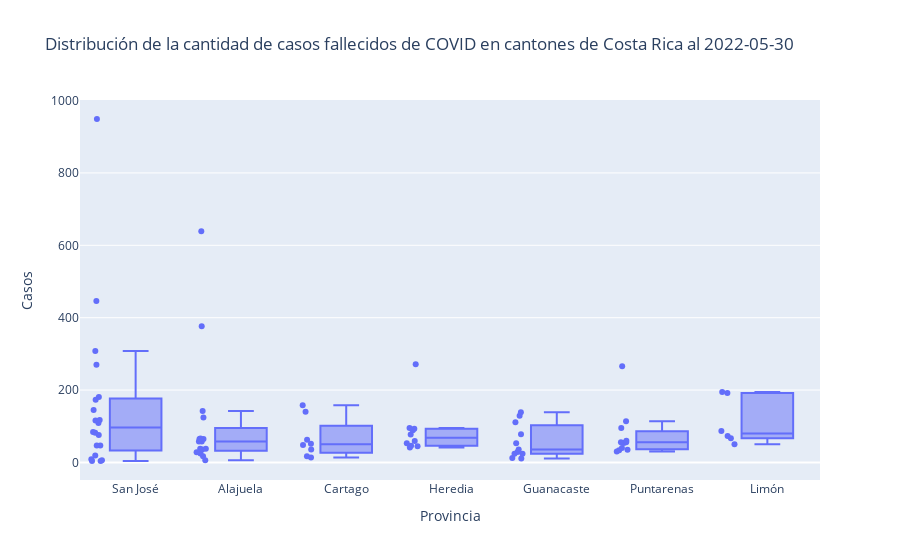

Source (notebook cell):
### Code cell
# Gráfico de caja de casos fallecidos en cantones, agrupados por provincia
# y con despliegue de puntos de datos de cantones
px.box(covid_cantonal_fallecidos,
       y="fallecidos",
       x="provincia",
       hover_data=["canton"], # campo que se despliega con el ratón
       points="all", # puntos de datos: 'outliers', 'suspectedoutliers', 'all'
       title="Distribución de la cantidad de casos fallecidos de COVID en cantones de Costa Rica al 2022-05-30",
       labels={"fallecidos":"Casos", "provincia": "Provincia", "canton":"Cantón"})

### Figure 1 — Plotly figure (JSON) as saved in the notebook; plotly's stock layout.template omitted (floating-point values rounded to 4 significant figures)
{"data": [{"alignmentgroup": "True", "boxpoints": "all", "customdata": [["Acosta"], ["Alajuelita"], ["Aserrí"], ["Curridabat"], ["Desamparados"], ["Dota"], ["Escazú"], ["Goicoechea"], ["León Cortés Castro"], ["Montes de Oca"], ["Mora"], ["Moravia"], ["Pérez Zeledón"], ["Puriscal"], ["San José"], ["Santa Ana"], ["Tarrazú"], ["Tibás"], ["Turrubares"], ["Vázquez de Coronado"], ["Alajuela"], ["Atenas"], ["Grecia"], ["Guatuso"], ["Los Chiles"], ["Naranjo"], ["Orotina"], ["Palmares"], ["Poás"], ["Río Cuarto"], ["San Carlos"], ["San Mateo"], ["San Ramón"], ["Sarchí"], ["Upala"], ["Zarcero"], ["Alvarado"], ["Cartago"], ["El Guarco"], ["Jiménez"], ["La Unión"], ["Oreamuno"], ["Paraíso"], ["Turrialba"], ["Barva"], ["Belén"], ["Flores"], ["Heredia"], ["San Isidro"], ["San Pablo"], ["San Rafael"], ["Santa Barbara"], ["Santo Domingo"], ["Sarapiquí"], ["Abangares"], ["Bagaces"], ["Cañas"], ["Carrillo"], ["Hojancha"], ["La Cruz"], ["Liberia"], ["Nandayure"], ["Nicoya"], ["Santa Cruz"], ["Tilarán"], ["Buenos Aires"], ["Corredores"], ["Coto Brus"], ["Esparza"], ["Garabito"], ["Golfito"], ["Montes de Oro"], ["Osa"], ["Parrita"], ["Puntarenas"], ["Quepos"], ["Guácimo"], ["Limón"], ["Matina"], ["Pococí"], ["Siquirres"], ["Talamanca"]], "hovertemplate": "Provincia=%{x}<br>Casos=%{y}<br>Cantón=%{customdata[0]}<extra></extra>", "legendgroup": "", "marker": {"color": "#636efa"}, "name": "", "notched": false, "offsetgroup": "", "orientation": "v", "showlegend": false, "type": "box", "x": ["San José", "San José", "San José", "San José", "San José", "San José", "San José", "San José", "San José", "San José", "San José", "San José", "San José", "San José", "San José", "San José", "San José", "San José", "San José", "San José", "Alajuela", "Alajuela", "Alajuela", "Alajuela", "Alajuela", "Alajuela", "Alajuela", "Alajuela", "Alajuela", "Alajuela", "Alajuela", "Alajuela", "Alajuela", "Alajuela", "Alajuela", "Alajuela", "Cartago", "Cartago", "Cartago", "Cartago", "Cartago", "Cartago", "Cartago", "Cartago", "Heredia", "Heredia", "Heredia", "Heredia", "Heredia", "Heredia", "Heredia", "Heredia", "Heredia", "Heredia", "Guanacaste", "Guanacaste", "Guanacaste", "Guanacaste", "Guanacaste", "Guanacaste", "Guanacaste", "Guanacaste", "Guanacaste", "Guanacaste", "Guanacaste", "Puntarenas", "Puntarenas", "Puntarenas", "Puntarenas", "Puntarenas", "Puntarenas", "Puntarenas", "Puntarenas", "Puntarenas", "Puntarenas", "Puntarenas", "Limón", "Limón", "Limón", "Limón", "Limón", "Limón"], "x0": " ", "xaxis": "x", "y": [19, 181, 82, 145, 446, 6, 117, 308, 4, 76, 47, 109, 270, 47, 949, 84, 9, 173, 4, 116, 639, 38, 124, 38, 58, 65, 36, 65, 58, 17, 376, 6, 142, 25, 66, 28, 14, 158, 36, 17, 140, 48, 52, 63, 77, 46, 45, 271, 41, 53, 93, 59, 95, 89, 24, 36, 53, 78, 11, 29, 139, 12, 111, 129, 24, 95, 114, 40, 60, 34, 56, 30, 56, 35, 266, 54, 67, 192, 50, 195, 87, 73], "y0": " ", "yaxis": "y"}], "layout": {"boxmode": "group", "legend": {"tracegroupgap": 0}, "title": {"text": "Distribución de la cantidad de casos fallecidos de COVID en cantones de Costa Rica al 2022-05-30"}, "xaxis": {"anchor": "y", "domain": [0, 1], "title": {"text": "Provincia"}}, "yaxis": {"anchor": "x", "domain": [0, 1], "title": {"text": "Casos"}}}}
